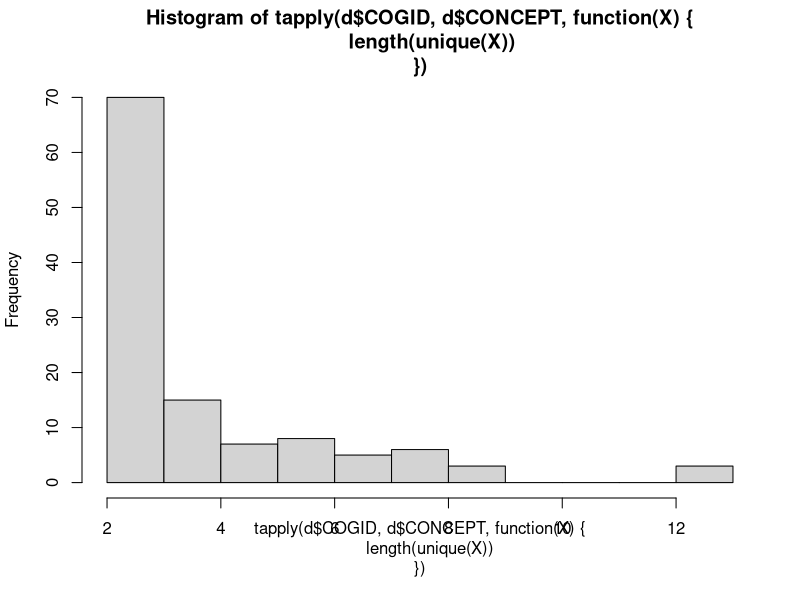

R code for this plot: (Note: this script raises an error after producing the figure.)
setwd("~/OneDrive - Cardiff University/Funding/InternationalStrategicFund/project/processing/")

includeSagartLangs = TRUE

if(includeSagartLangs){
  destinationFile = "../data/BEAST/JMLwithSagartCombined_SinglePartition.nex"
  partitionFolder = "../data/BEAST/partitions/JMLwithSagartCombined/"
  d = read.csv("../data/JML_Cognate_Coding/JML_withSagart_combined2.tsv", sep="\t",comment.char = "#",encoding = "UTF-8",fileEncoding = "UTF-8",quote = "",stringsAsFactors = F)
} else{
  destinationFile = "../data/BEAST/JML_SinglePartition.nex"
  partitionFolder = "../data/BEAST/partitions/JML/"
  d = read.csv("../data/JML_Cognate_Coding/dhakalsouthwesttibetic 2/dhakalsouthwesttibetic.tsv", sep="\t",comment.char = "#",encoding = "UTF-8",fileEncoding = "UTF-8",quote = "",stringsAsFactors = F) 
}
d = d[d$NOTE!="[ignore]",]
d = d[d$NOTE!="[!] variant, can be excluded",]
d = d[d$NOTE!="[!] borrowing from Nepali",]
d = d[d$NOTE!="[borrowed from Chinese]",]
d = d[d$NOTE!="!remove!",]
#d = d[d$CONCEPT!="*To plough",]

#d$CONCEPT = gsub("\\(.+\\)","",d$CONCEPT)
d$CONCEPT = trimws(d$CONCEPT)

################
# FINAL CHOICE #
################
#outgroupLanguage = "S_Old_Chinese"
#toIncludeFromSagart = c()

# Filter languages
#d = d[(d$SOURCE=="") | (d$DOCULECT %in% toIncludeFromSagart),]

# Filter non-sorted cognates
#d = d[d$COGID!=100000,]

# Filter concepts with no variation
cogsPerConcept = tapply(d$COGID,d$CONCEPT,function(X){length(unique(X))})
conceptsWithNoVariation = names(cogsPerConcept)[cogsPerConcept==1]
d = d[!(d$CONCEPT %in% conceptsWithNoVariation),]

# Filter concepts that may be borrowings:
borrowings = c("NAME")
d = d[!d$CONCEPT %in% borrowings,]

# Filter concepts that are compounds (see Sagart SI page 15)
#compounds = c("Noon","FIREWOOD")
#d = d[!(d$CONCEPT %in% compounds),]

# Filter Concepts for which we only have data for our languages
#sourcesPerConcept = tapply(d$SOURCE,d$CONCEPT,function(X){length(unique(X))})
#conceptsWithOnlyOurData = names(sourcesPerConcept)[sourcesPerConcept==1]
# Concepts for our data with maximum variation
#dx = d[d$CONCEPT %in% conceptsWithOnlyOurData,]
#sort(tapply(dx$COGID,dx$CONCEPT,function(X){length(unique(X))}))
#keepMaxVarConcepts = c("GO","WHOLE","SPEAK","MORTAR CRUSHER","BREAD","RICE","COW")
#conceptsWithOnlyOurData = conceptsWithOnlyOurData[!(conceptsWithOnlyOurData %in% keepMaxVarConcepts)]
#d = d[!(d$CONCEPT %in% conceptsWithOnlyOurData),]


# Check concept coverage
# Sagart: "we made sure that all languages have translations for at least 85% of the concepts in our questionnaire"
numConceptsPerLang = sort(tapply(d$CONCEPT,d$DOCULECT,function(X){length(unique(X))}))
conceptCoverage = numConceptsPerLang/length(unique(d$CONCEPT))
conceptCoverage
all(conceptCoverage>=0.85)

# Check HORSE is still in data:
"Horse" %in% d$CONCEPT
"Pig" %in% d$CONCEPT
"Cow" %in% d$CONCEPT
"Rice" %in% d$CONCEPT
"Barley" %in% d$CONCEPT
"Wheat" %in% d$CONCEPT

# Check cogids aren't shared across concepts
conceptsPerCognate = tapply(d$CONCEPT,d$COGID,function(X){length(unique(X))})
all(conceptsPerCognate==1)

langsPerConcept = tapply(d$DOCULECT,d$CONCEPT,function(X){length(unique(X))})


########
# Stats

length(unique(d$CONCEPT))
length(unique(d$DOCULECT))
length(unique(paste(d$CONCEPT,d$COGID)))
range(tapply(d$COGID,d$CONCEPT,function(X){length(unique(X))}))
mean(tapply(d$COGID,d$CONCEPT,function(X){length(unique(X))}))
hist(tapply(d$COGID,d$CONCEPT,function(X){length(unique(X))}))
# Number of cases where a language has more than one cognate set per concept


#######
# Make Beast XML files for each concept
# Note this adds the Ascertainment Correction


nexus_template = 
  '#NEXUS

BEGIN TAXA;
TITLE Taxa;
DIMENSIONS NTAX=ntax_here;
TAXLABELS
taxlabels_here
;
END;

BEGIN CHARACTERS;
TITLE  Character_Matrix;
LINK TAXA = Taxa;
DIMENSIONS  NCHAR=nchar_here;
FORMAT DATATYPE=STANDARD GAP=- MISSING=? SYMBOLS="01";
MATRIX
characterData_here
;
'

makeNexusFile = function(taxlabels, characterData, filename){
  # make tax labels string
  taxlabels.string = paste(taxlabels,collapse='\n')
  # Get number of taxa
  numTax = length(taxlabels)
  # Get number of characters (variables)
  numChar = ncol(characterData)
  # add taxon labels to character section
  characterData.withNames = cbind(taxlabels,characterData)
  # paste everything together
  combineRows = apply(characterData.withNames,1, paste, collapse=' ')
  characterDatastring = paste(combineRows,collapse='\n')
  # Copy the template
  nex = nexus_template
  # add data to template by replacing markers
  nex = gsub("ntax_here", numTax, nex)
  nex = gsub("nchar_here", numChar, nex)
  nex = gsub("taxlabels_here", taxlabels.string, nex)
  nex = gsub("characterData_here", characterDatastring, nex)
  # write to file
  cat(nex, file=filename)
}

####################
# Single partition
taxa = sort(unique(d$DOCULECT))
taxaTreeNames = gsub("_","",taxa)
d = d[order(d$CONCEPT,d$COGID,d$DOCULECT),]
cogs = unique(d$COGID)
# Map of cogids to concepts
concepts = d[match(cogs,d$COGID),]$CONCEPT
rows = sapply(taxa, function(tax){
  row = 0 + cogs %in% d[d$DOCULECT==tax,]$COGID
  # Check for missing data (no concept matching the cog's concept)
  langHasNoData = !(concepts %in% d[d$DOCULECT==tax,]$CONCEPT)
  row[langHasNoData] = "?"
  return(row)
})
rows = t(rows)
# Double check there are no empty columns:
# (some columns have all 1s, which might also be removed?)
table(apply(rows,2,function(X){sum(X[X!="?"]=="1")}))
# ADD Ascertainment Correction
rows = cbind(rep(0,nrow(rows)),rows)

partColNames = c("AscertainmentCorrection",paste0(concepts,".",cogs))
partColNames = gsub(" ","",partColNames)
partColNames = gsub("[\\(\\)]","",partColNames)

colnames(rows) = partColNames
#write.csv("../data/BEAST/Tibetan_")

nexSingle = makeNexusFile(taxaTreeNames,rows,destinationFile)


########################
# Multiple Partitions
partitions = unique(d$CONCEPT)
taxa = sort(unique(d$DOCULECT))
taxaTreeNames = gsub("_","",taxa)

for(part in partitions){
  dx = d[d$CONCEPT==part,]
  cogs = unique(dx$COGID)
  taxaWithoutData = !(taxa %in% dx$DOCULECT)
  mat = sapply(cogs,function(cog){
    out = 0 + (taxa %in% dx[dx$COGID==cog,]$DOCULECT)
    out[taxaWithoutData] = "?"
    out
  })
  # Add Ascertainment Correction
  mat  = cbind(rep(0,nrow(mat)),mat)
  # Make nexus for partition
  partFileName = gsub(" ","-",part)
  partFileName = gsub("[\\(\\)]","",partFileName)
  partFileName = gsub("\\-+","-",partFileName)
  partFileName = gsub("-$","",partFileName)
  partFileName = gsub("/","_",partFileName)
  nex = makeNexusFile(taxaTreeNames,mat,paste0(partitionFolder,partFileName,".nex"))
  
}
